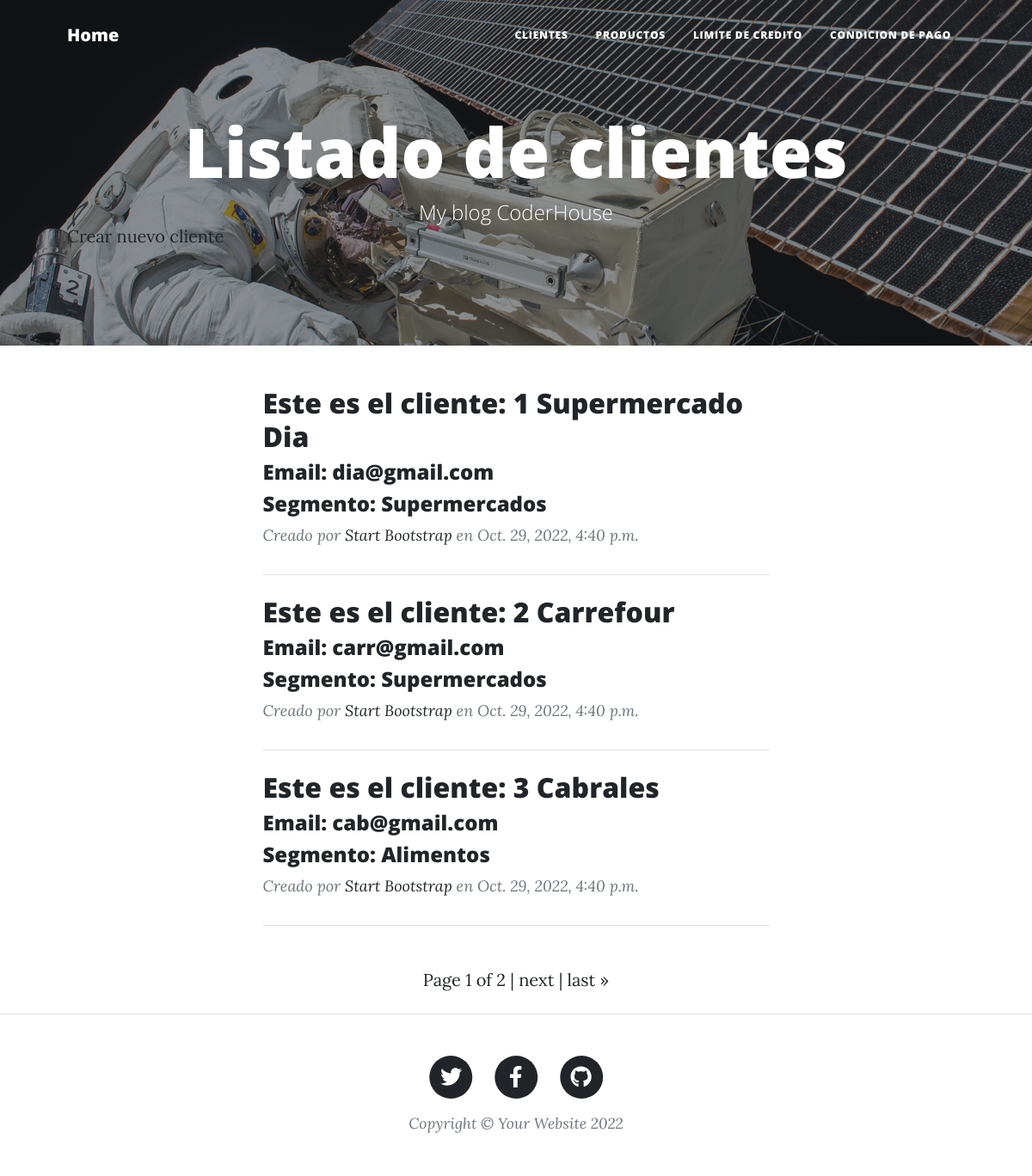
The app's page /customer/customers with its own data.
### customer/models.py (models this page shows, shortened)
class Customer(models.Model):
    code = models.IntegerField()
    name = models.CharField(max_length=40)
    email = models.EmailField()
    segment = models.CharField(max_length=40)
    created_at = models.DateTimeField(auto_now_add=True)
    updated_at = models.DateTimeField(auto_now=True)

### customer/views.py (the view)
# urls.py: path("customers", views.customers, name= "customer-list"),
def customers(request):
    return render(
        request=request,
        context={"customers": get_customers(request)},
        template_name="customer/customer_list.html",
    )

### customer/views.py (called while the page is built)
def get_customers(request):
    customers = Customer.objects.all()
    paginator = Paginator(customers, 3)
    page_number = request.GET.get("page")
    return paginator.get_page(page_number)

### customer/templates/customer/customer_list.html (shortened to what this page needs)
{% extends "home/index.html" %}
{% load static %}
{% block tp_intermedio_header %}
    <header class="masthead" style="background-image: url('../../static/home/assets/img/post-bg.jpg')">
        <div class="container position-relative px-4 px-lg-5">
            <div class="row gx-4 gx-lg-5 justify-content-center">
                <div class="col-md-15 col-lg-16 col-xl-14">
                    <div class="site-heading">
                        <h1>Listado de clientes</h1>
                        <span class="subheading">My blog CoderHouse</span>
                    </div>
                </div>
            </div>
            <a class="button_custom" href="{% url 'customer:customer-add' %}">Crear nuevo cliente</a>
        </div>
    </header>
{% endblock %}
{% block tp_intermedio_content %}
    {% for customer in customers %}
        <div class="post-preview">
            <h2 class="post-title">Este es el cliente: {{ customer.code }}  {{ customer.name }}</h2>
            <h4 class="post-title">Email: {{ customer.email }}</h4>
            <h4 class="post-subtitle"> Segmento: {{ customer.segment }}</h4>
            <p class="post-meta">
                Creado por
                <a href="#!">Start Bootstrap</a>
                en {{ customer.created_at }}
            </p>
        </div>
        <hr class="my-4" />
    {% endfor %}
    <div class="container p-4">
        <div class="pagination justify-content-center">
            <span class="step-links">
                {% if customers.paginator.num_pages > 1 %}
                <span class="current">
                    Page {{ customers.number }} of {{ customers.paginator.num_pages }} |
                </span>
                {% endif %}
                {% if customers.has_next %}
                    <a href="?page={{ customers.next_page_number }}">next</a> |
                    <a href="?page={{ customers.paginator.num_pages }}">last &raquo;</a>
                {% endif %}
            </span>
        </div>
    </div>
    {% endblock %}

### records on screen
Customer: code "1", name "Supermercado Dia", email "dia@gmail.com", segment "Supermercados", created_at "Oct. 29, 2022, 4:40 p.m."
Customer: code "2", name "Carrefour", email "carr@gmail.com", segment "Supermercados", created_at "Oct. 29, 2022, 4:40 p.m."
Customer: code "3", name "Cabrales", email "cab@gmail.com", segment "Alimentos", created_at "Oct. 29, 2022, 4:40 p.m."

### other values on screen
{{ customers.number }} "1"
{{ customers.paginator.num_pages }} "2"
